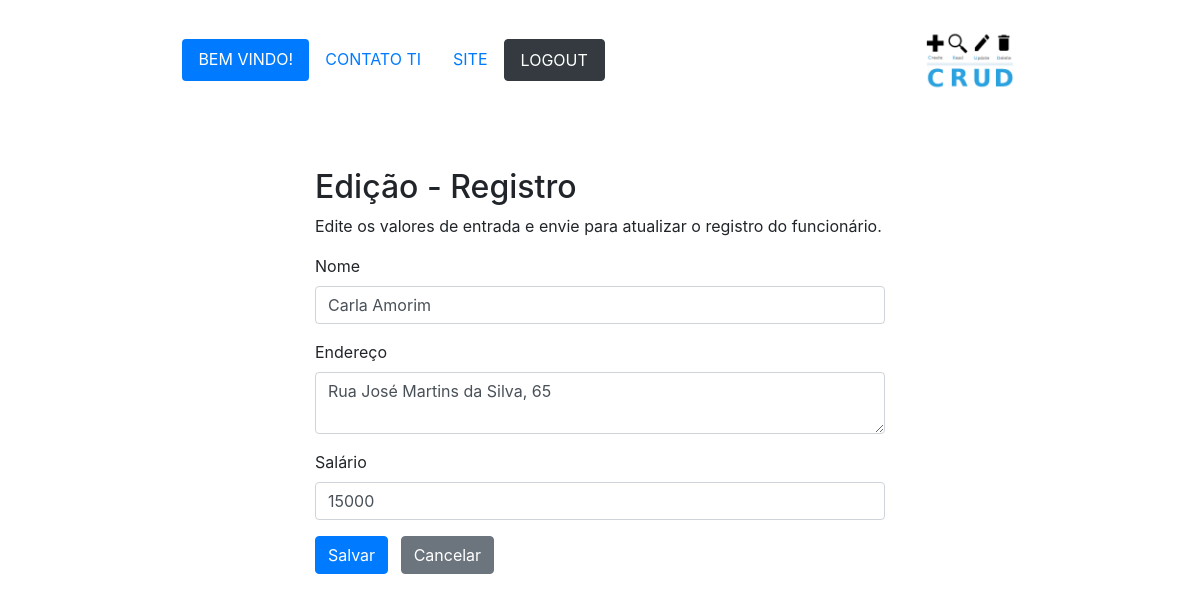
The app's page /CODIGOFONTE/crud/update.php?id=16 with its own data.
### tables this page shows
CREATE TABLE IF NOT EXISTS `funcionarios` (
  `id` int NOT NULL AUTO_INCREMENT,
  `nome` varchar(100) NOT NULL,
  `endereco` varchar(200) NOT NULL,
  `salario` int NOT NULL,
  PRIMARY KEY (`id`)
);

### CODIGOFONTE/crud/update.php (the view, shortened to what this page needs)
<?php
require_once "config.php";
$name = $address = $salary = "";
$name_err = $address_err = $salary_err = "";
if(isset($_POST["id"]) && !empty($_POST["id"])){
    $id = $_POST["id"];
    $input_name = trim($_POST["name"]);
    if(empty($input_name)){
        $name_err = "Please enter a name.";
    } elseif(!filter_var($input_name, FILTER_VALIDATE_REGEXP, array("options"=>array("regexp"=>"/^[a-zA-Z\s]+$/")))){
        $name_err = "Please enter a valid name.";
    } else{
        $name = $input_name;
    }
    $input_address = trim($_POST["address"]);
    if(empty($input_address)){
        $address_err = "Por favor entre com o endereço.";
    } else{
        $address = $input_address;
    }
    $input_salary = trim($_POST["salary"]);
    if(empty($input_salary)){
        $salary_err = "Please enter the salary amount.";
    } elseif(!ctype_digit($input_salary)){
        $salary_err = "Please enter a positive integer value.";
    } else{
        $salary = $input_salary;
    }
    if(empty($name_err) && empty($address_err) && empty($salary_err)){
        $sql = "UPDATE funcionarios SET nome=?, endereco=?, salario=? WHERE id=?";
        if($stmt = mysqli_prepare($link, $sql)){
            mysqli_stmt_bind_param($stmt, "sssi", $param_name, $param_address, $param_salary, $param_id);
            $param_name = $name;
            $param_address = $address;
            $param_salary = $salary;
            $param_id = $id;
            if(mysqli_stmt_execute($stmt)){
                header("location: index.php");
                exit();
            } else{
                echo "Oops! Something went wrong. Please try again later.";
            }
        }
        mysqli_stmt_close($stmt);
    }
    mysqli_close($link);
} else{
    if(isset($_GET["id"]) && !empty(trim($_GET["id"]))){
        $sql = "SELECT * FROM funcionarios WHERE id = ?";
        if($stmt = mysqli_prepare($link, $sql)){
            mysqli_stmt_bind_param($stmt, "i", $param_id);
            if(mysqli_stmt_execute($stmt)){
                $result = mysqli_stmt_get_result($stmt);
                if(mysqli_num_rows($result) == 1){
                    $row = mysqli_fetch_array($result, MYSQLI_ASSOC);
                    $name = $row["nome"];
                    $address = $row["endereco"];
                    $salary = $row["salario"];
                } else{
                    header("location: error.php");
                    exit();
                }
            } else{
                echo "Oops! Something went wrong. Please try again later.";
            }
        }
    }  else{
        header("location: error.php");
        exit();
    }
}
?>
<!DOCTYPE html>
<html lang="pt-br">
<head>
    <link rel="stylesheet" href="https://stackpath.bootstrapcdn.com/bootstrap/4.5.2/css/bootstrap.min.css">
</head>
<body>
<header style="  display: flex;
    flex-direction: row;
    align-items: center;
    justify-content: space-around;
    padding: 24px;">
        <nav class="nav nav-pills nav-justified-content-center">
        <a class="nav-item nav-link active" href="#">BEM VINDO!</a>
        <a class="nav-item nav-link" href="#">CONTATO TI</a>
        <a class="nav-item nav-link" href="#">SITE</a>
        <a class="nav-item nav-link btn btn-dark" href="#">LOGOUT</a>
        </nav>
        <img style="height: 72px" src="CRUD.png">
    </header>
    <div class="wrapper">
        <div class="container-fluid">
            <div class="row">
                <div class="col-md-12">
                    <h2 class="mt-5">Edição  - Registro</h2>
                    <p>Edite os valores de entrada e envie para atualizar o registro do funcionário.</p>
                    <form action="<?php echo htmlspecialchars(basename($_SERVER['REQUEST_URI'])); ?>" method="post">
                        <div class="form-group">
                            <label>Nome</label>
                            <input type="text" name="name" class="form-control <?php echo (!empty($name_err)) ? 'is-invalid' : ''; ?>" value="<?php echo $name; ?>">
                        </div>
                        <div class="form-group">
                            <label>Endereço</label>
                            <textarea name="address" class="form-control <?php echo (!empty($address_err)) ? 'is-invalid' : ''; ?>"><?php echo $address; ?></textarea>
                        </div>
                        <div class="form-group">
                            <label>Salário</label>
                            <input type="text" name="salary" class="form-control <?php echo (!empty($salary_err)) ? 'is-invalid' : ''; ?>" value="<?php echo $salary; ?>">
                        </div>
                        <input type="submit" class="btn btn-primary" value="Salvar">
                        <a href="index.php" class="btn btn-secondary ml-2">Cancelar</a>
                    </form>
                </div>
            </div>
        </div>
    </div>
</body>
</html>

### CODIGOFONTE/crud/update.php (style rules this page uses)
.wrapper { width: 600px; margin: 0 auto; }

### records on screen
funcionarios: name "Carla Amorim", address "Rua José Martins da Silva, 65", salary "15000"
